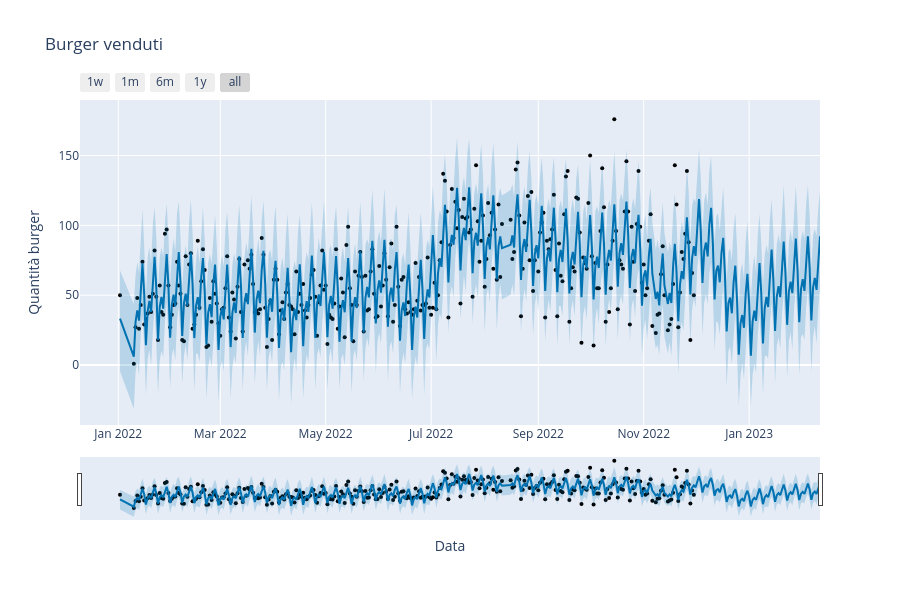

Notebook cell for this chart:
### Code cell
from prophet.plot import plot_plotly
from datetime import datetime


# Create an interactive plot of the Prophet forecast using Plotly.
# This visualizes the predicted burger sales ('yhat') along with the uncertainty intervals ('yhat_lower' and 'yhat_upper').

fig = plot_plotly(model, forecast)
fig.update_layout(
                  yaxis_title="Quantità burger",
                  xaxis_title="Data",
                  title="Burger venduti",
                  )

fig

### Figure 1 — Plotly figure (JSON) as saved in the notebook; plotly's stock layout.template omitted (floating-point values rounded to 4 significant figures; data arrays with more than 128 entries replaced by an {"elided": "..."} marker saying what was removed)
{"data": [{"marker": {"color": "black", "size": 4}, "mode": "markers", "name": "Actual", "type": "scatter", "x": {"elided": "320 str values"}, "y": {"elided": "320 int values"}}, {"hoverinfo": "skip", "line": {"width": 0}, "mode": "lines", "type": "scatter", "x": {"elided": "393 str values"}, "y": {"elided": "393 float values"}}, {"fill": "tonexty", "fillcolor": "rgba(0, 114, 178, 0.2)", "line": {"color": "#0072B2", "width": 2}, "mode": "lines", "name": "Predicted", "type": "scatter", "x": {"elided": "393 str values"}, "y": {"elided": "393 float values"}}, {"fill": "tonexty", "fillcolor": "rgba(0, 114, 178, 0.2)", "hoverinfo": "skip", "line": {"width": 0}, "mode": "lines", "type": "scatter", "x": {"elided": "393 str values"}, "y": {"elided": "393 float values"}}], "layout": {"height": 600, "showlegend": false, "title": {"text": "Burger venduti"}, "width": 900, "xaxis": {"rangeselector": {"buttons": [{"count": 7, "label": "1w", "step": "day", "stepmode": "backward"}, {"count": 1, "label": "1m", "step": "month", "stepmode": "backward"}, {"count": 6, "label": "6m", "step": "month", "stepmode": "backward"}, {"count": 1, "label": "1y", "step": "year", "stepmode": "backward"}, {"step": "all"}]}, "rangeslider": {"visible": true}, "title": {"text": "Data"}, "type": "date"}, "yaxis": {"title": {"text": "Quantità burger"}}}}
